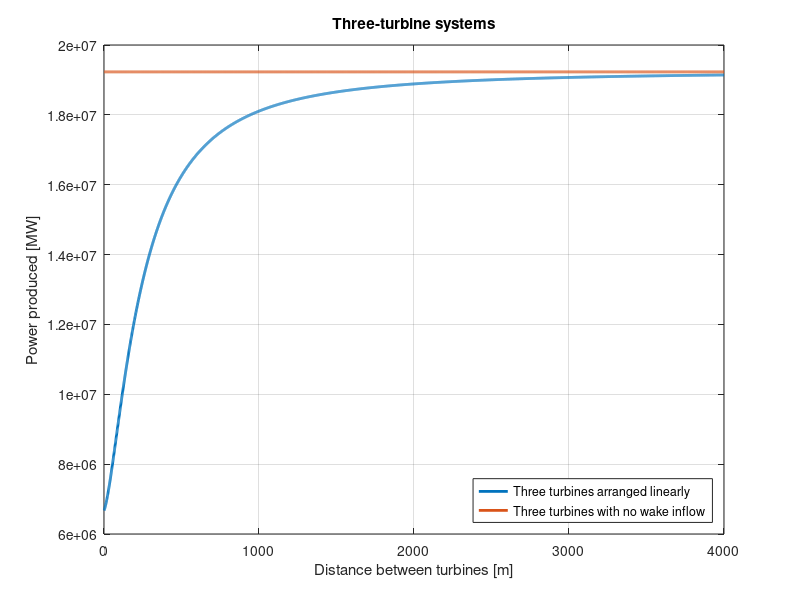

MATLAB code for this plot:

clc,clear

for x=1:4000
f(x)=0.6414085002e7 + 0.6414085002e4 * (0.10e2 - 0.20e2 / 0.3e1 / (0.1e1 + 0.4000000000e-2 * x) ^ 2) ^ 3 + 0.6414085002e4 * (0.10e2 * (0.1e1 - 0.2e1 / 0.3e1 / (0.1e1 + 0.4000000000e-2 * x) ^ 2) ^ 2 - 0.10e2 + 0.10e2 / (0.3e0 * x + 0.75e2) ^ 2 * (0.6e0 * x + 0.75e2) ^ 2 + 0.10e2 * (0.1e1 - 0.2e1 / 0.3e1 / (0.1e1 + 0.8000000000e-2 * x) ^ 2) * (0.1e1 - 0.1e1 / (0.3e0 * x + 0.75e2) ^ 2 * (0.6e0 * x + 0.75e2) ^ 2)) ^ 3;

end
m = repmat(1.923e7,1,length(f));


plot(f,'LineWidth',2)
hold on
plot(m,'LineWidth',2)

legend('Three turbines arranged linearly','Three turbines with no wake inflow'...)
,'location','southeast')
grid on
title('Three-turbine systems')
xlabel('Distance between turbines [m]')
ylabel('Power produced [MW]')

hold off

